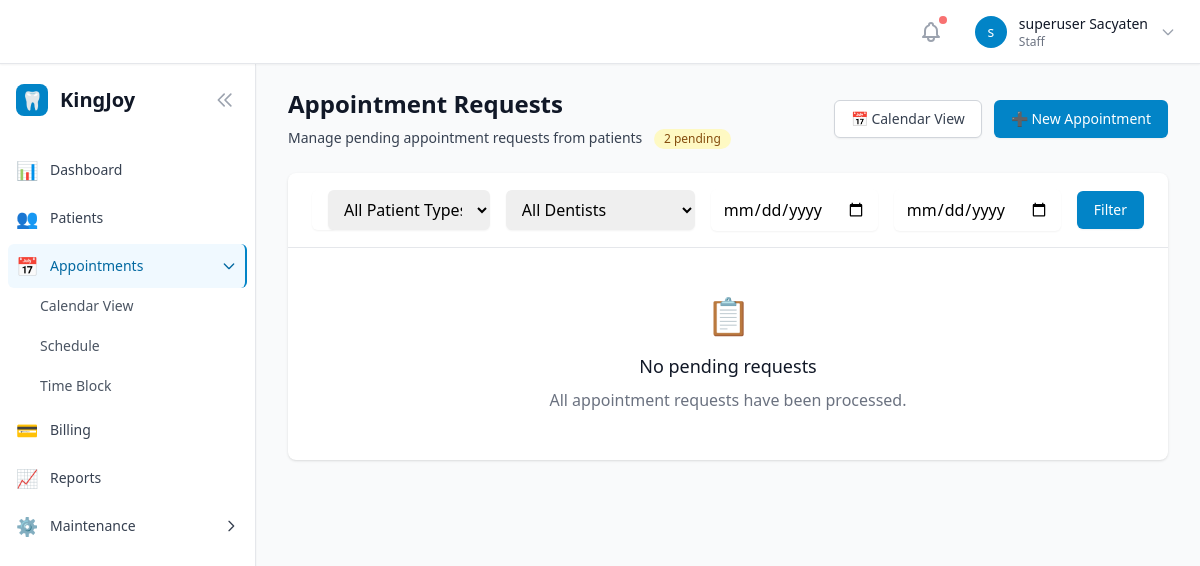
The page /appointments/requests/ (signed in) on the database as committed earlier.
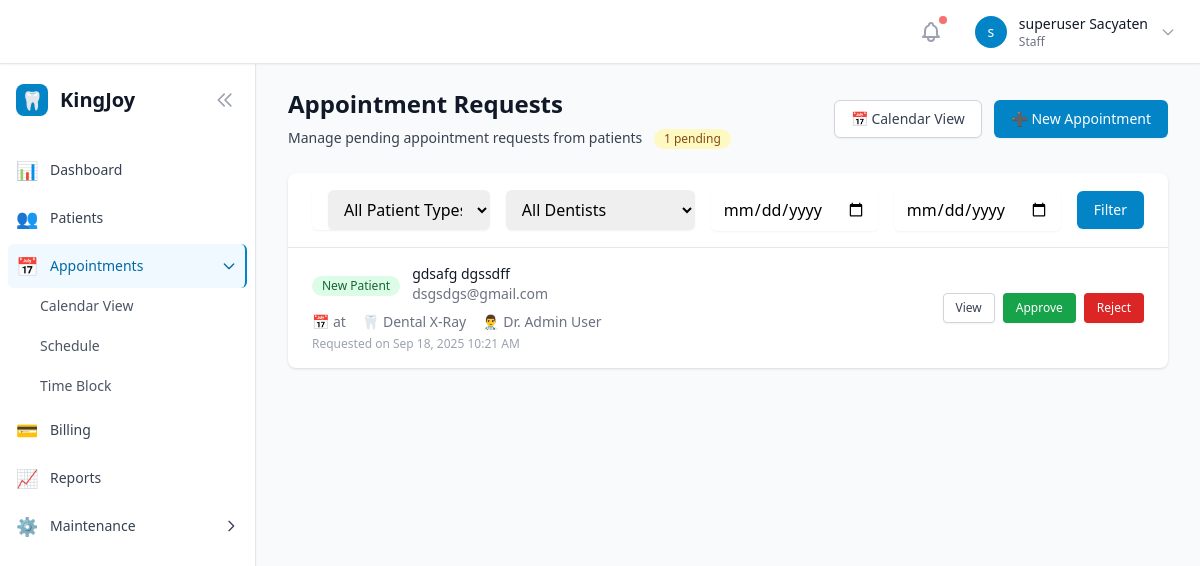
The same page on the database as committed later.
### appointments/models.py (models this page shows, shortened)
class Appointment(models.Model):
    STATUS_CHOICES = [
        ('pending', 'Pending'),
        ('approved', 'Approved'),
        ('rejected', 'Rejected'),
        ('reassigned', 'Reassigned'),
        ('cancelled', 'Cancelled'),
        ('did_not_arrive', 'Did Not Arrive'),
        ('completed', 'Completed'),
    ]
    PATIENT_TYPE_CHOICES = [
        ('new', 'New Patient'),
        ('returning', 'Returning Patient'),
    ]
    BLOCKING_STATUSES = ['pending', 'approved', 'completed']
    NON_BLOCKING_STATUSES = ['rejected', 'reassigned', 'cancelled', 'did_not_arrive']
    patient = models.ForeignKey('patients.Patient', on_delete=models.CASCADE, related_name='appointments')
    dentist = models.ForeignKey('users.User', on_delete=models.PROTECT, related_name='appointments')
    service = models.ForeignKey('services.Service', on_delete=models.PROTECT)
    appointment_slot = models.ForeignKey(AppointmentSlot, on_delete=models.PROTECT, related_name='appointments')  # Updated reference
    status = models.CharField(max_length=20, choices=STATUS_CHOICES, default='pending')
    patient_type = models.CharField(max_length=10, choices=PATIENT_TYPE_CHOICES, default='returning')
    reason = models.TextField(blank=True)
    requested_at = models.DateTimeField(auto_now_add=True)
    approved_at = models.DateTimeField(null=True, blank=True)
    approved_by = models.ForeignKey('users.User', on_delete=models.SET_NULL, null=True, blank=True, related_name='approved_appointments')
    staff_notes = models.TextField(blank=True)
    class Meta:
        ordering = ['requested_at']
        indexes = [
            models.Index(fields=['status'], name='appt_status_idx'),
            models.Index(fields=['patient'], name='appt_patient_idx'),
            models.Index(fields=['dentist'], name='appt_dentist_idx'),
            models.Index(fields=['requested_at'], name='appt_requested_idx'),
            models.Index(fields=['dentist', 'status'], name='appt_dentist_status_idx'),
        ]
        constraints = [
            models.UniqueConstraint(
                fields=['appointment_slot'],
                condition=models.Q(status__in=['pending', 'approved', 'completed']),
                name='unique_active_appointment_per_slot'
            )
        ]

### patients/models.py (models this page shows, shortened)
class Patient(models.Model):
    first_name = models.CharField(max_length=100)
    last_name = models.CharField(max_length=100)
    email = models.EmailField(blank=True)
    phone_regex = RegexValidator(
        regex=r'^\+?1?\d{9,15}$',
        message="Phone number must be entered in the format: '+999999999'. Up to 15 digits allowed."
    )
    contact_number = models.CharField(validators=[phone_regex], max_length=17, blank=True, null=True)
    address = models.TextField(blank=True)
    date_of_birth = models.DateField(null=True, blank=True)
    emergency_contact_name = models.CharField(max_length=100, blank=True)
    emergency_contact_phone = models.CharField(validators=[phone_regex], max_length=17, blank=True, null=True)
    medical_notes = models.TextField(blank=True, help_text="Allergies, medical conditions, etc.")
    created_at = models.DateTimeField(auto_now_add=True)
    updated_at = models.DateTimeField(auto_now=True)
    is_active = models.BooleanField(default=True)
    class Meta:
        ordering = ['last_name', 'first_name']
        indexes = [
            models.Index(fields=['email']),
            models.Index(fields=['contact_number']),
            models.Index(fields=['last_name', 'first_name']),
        ]
    @property
    def full_name(self):
        return f"{self.first_name} {self.last_name}"

### services/models.py (models this page shows, shortened)
class Service(models.Model):
    name = models.CharField(max_length=200)
    description = models.TextField(blank=True)
    duration_minutes = models.PositiveIntegerField(
        default=30,
        help_text="Duration of the service in minutes"
    )
    min_price = models.DecimalField(
        max_digits=10,
        decimal_places=2,
        help_text="Minimum price for this service"
    )
    max_price = models.DecimalField(
        max_digits=10,
        decimal_places=2,
        help_text="Maximum price for this service"
    )
    is_archived = models.BooleanField(default=False)
    created_at = models.DateTimeField(auto_now_add=True)
    updated_at = models.DateTimeField(auto_now=True)
    class Meta:
        ordering = ['name']

### users/models.py (models this page shows, shortened)
class User(AbstractUser):
    role = models.ForeignKey(Role, on_delete=models.PROTECT, null=True, blank=True)
    phone = models.CharField(max_length=20, blank=True)
    is_active_dentist = models.BooleanField(default=False, help_text="Can accept appointments")
    created_at = models.DateTimeField(auto_now_add=True)
    updated_at = models.DateTimeField(auto_now=True)
    def has_permission(self, module_name):
        if self.is_superuser:
            return True
        if not self.role or self.role.is_archived:  # Users with archived roles lose access
            return False
        return self.role.permissions.get(module_name, False)

### appointments/views.py (the view, shortened to what this page needs)
# urls.py: path('requests/', views.AppointmentRequestsView.as_view(), name='appointment_requests'),
class AppointmentRequestsView(LoginRequiredMixin, ListView):
    model = Appointment
    template_name = 'appointments/appointment_requests.html'
    context_object_name = 'appointments'
    paginate_by = 15
    def dispatch(self, request, *args, **kwargs):
        if not request.user.has_permission('appointments'):
            messages.error(request, 'You do not have permission to access this page.')
            return redirect('core:dashboard')
        return super().dispatch(request, *args, **kwargs)
    def get_queryset(self):
        queryset = Appointment.objects.filter(
            status='pending'
        ).select_related('patient', 'dentist', 'service', 'appointment_slot').order_by('-requested_at')
        patient_type = self.request.GET.get('patient_type')
        if patient_type:
            queryset = queryset.filter(patient_type=patient_type)
        dentist = self.request.GET.get('dentist')
        if dentist:
            queryset = queryset.filter(dentist_id=dentist)
        date_from = self.request.GET.get('date_from')
        if date_from:
            try:
                date_from = datetime.strptime(date_from, '%Y-%m-%d').date()
                queryset = queryset.filter(appointment_slot__date__gte=date_from)
            except ValueError:
                pass
        date_to = self.request.GET.get('date_to')
        if date_to:
            try:
                date_to = datetime.strptime(date_to, '%Y-%m-%d').date()
                queryset = queryset.filter(appointment_slot__date__lte=date_to)
            except ValueError:
                pass
        search = self.request.GET.get('search')
        return queryset
    def get_context_data(self, **kwargs):
        context = super().get_context_data(**kwargs)
        context.update({
            'pending_count': self.get_queryset().count(),
            'patient_types': [('new', 'New Patients'), ('returning', 'Returning Patients')],
            'dentists': User.objects.filter(is_active_dentist=True),
            'filters': {
                'patient_type': self.request.GET.get('patient_type', ''),
                'dentist': self.request.GET.get('dentist', ''),
                'date_from': self.request.GET.get('date_from', ''),
                'date_to': self.request.GET.get('date_to', ''),
                'search': self.request.GET.get('search', ''),
            }
        })
        return context

### users/templatetags/user_tags.py (called while the page is built)
@register.filter
def has_permission(user, module_name):
    if not user or not user.is_authenticated:
        return False
    if user.is_superuser:
        return True
    if not hasattr(user, 'role') or not user.role:
        return False
    return user.role.permissions.get(module_name, False)

### templates/appointments/appointment_requests.html (shortened to what the changed rows need)
{% extends "base.html" %}
{% block content %}
<div class="space-y-6">
    <div class="sm:flex sm:items-center sm:justify-between">
        <div>
            <h1 class="text-2xl font-bold text-gray-900">Appointment Requests</h1>
            <p class="mt-2 text-sm text-gray-700">
                Manage pending appointment requests from patients
                {% if pending_count %}
                    <span class="inline-flex items-center px-2.5 py-0.5 rounded-full text-xs font-medium bg-yellow-100 text-yellow-800 ml-2">
                        {{ pending_count }} pending
                    </span>
                {% endif %}
            </p>
        </div>
    </div>
    <div class="bg-white shadow rounded-lg">
        <div class="overflow-hidden">
            {% if appointments %}
                <ul class="divide-y divide-gray-200">
                    {% for appointment in appointments %}
                        <li class="px-6 py-4 hover:bg-gray-50">
                            <div class="flex items-center justify-between">
                                <div class="flex-1 min-w-0">
                                    <div class="flex items-center space-x-3">
                                        <div class="flex-shrink-0">
                                            {% if appointment.patient_type == 'new' %}
                                                <span class="inline-flex items-center px-2.5 py-0.5 rounded-full text-xs font-medium bg-green-100 text-green-800">
                                                    New Patient
                                                </span>
                                            {% else %}
                                                <span class="inline-flex items-center px-2.5 py-0.5 rounded-full text-xs font-medium bg-blue-100 text-blue-800">
                                                    Returning
                                                </span>
                                            {% endif %}
                                        </div>
                                        <div class="flex-1 min-w-0">
                                            <p class="text-sm font-medium text-gray-900 truncate">
                                                {{ appointment.patient.full_name }}
                                            </p>
                                            <p class="text-sm text-gray-500 truncate">
                                                {{ appointment.patient.email|default:appointment.patient.contact_number }}
                                            </p>
                                        </div>
                                    </div>
                                    <div class="mt-2">
                                        <div class="flex items-center text-sm text-gray-500 space-x-4">
                                            <div class="flex items-center">
                                                <span class="mr-1">📅</span>
                                                {{ appointment.schedule.date|date:"M d, Y" }} at {{ appointment.schedule.start_time|time:"g:i A" }}
                                            </div>
                                            <div class="flex items-center">
                                                <span class="mr-1">🦷</span>
                                                {{ appointment.service.name }}
                                            </div>
                                            <div class="flex items-center">
                                                <span class="mr-1">👨‍⚕️</span>
                                                Dr. {{ appointment.dentist.first_name }} {{ appointment.dentist.last_name }}
                                            </div>
                                        </div>
                                        <p class="mt-1 text-xs text-gray-400">
                                            Requested on {{ appointment.requested_at|date:"M d, Y g:i A" }}
                                        </p>
                                    </div>
                                </div>
                                <div class="flex-shrink-0 flex space-x-2">
                                    <a href="{% url 'appointments:appointment_detail' appointment.pk %}"
                                       class="inline-flex items-center px-3 py-1.5 border border-gray-300 shadow-sm text-xs font-medium rounded text-gray-700 bg-white hover:bg-gray-50">
                                        View
                                    </a>
                                    <a href="{% url 'appointments:approve_appointment' appointment.pk %}"
                                       class="inline-flex items-center px-3 py-1.5 border border-transparent shadow-sm text-xs font-medium rounded text-white bg-green-600 hover:bg-green-700"
                                       onclick="return confirm('Approve this appointment?')">
                                        Approve
                                    </a>
                                    <a href="{% url 'appointments:reject_appointment' appointment.pk %}"
                                       class="inline-flex items-center px-3 py-1.5 border border-transparent shadow-sm text-xs font-medium rounded text-white bg-red-600 hover:bg-red-700"
                                       onclick="return confirm('Reject this appointment?')">
                                        Reject
                                    </a>
                                </div>
                            </div>
                        </li>
                    {% endfor %}
                </ul>
            {% else %}
                <div class="text-center py-12">
                    <div class="text-4xl mb-4">📋</div>
                    <h3 class="text-lg font-medium text-gray-900 mb-2">No pending requests</h3>
                    <p class="text-gray-500">All appointment requests have been processed.</p>
                </div>
            {% endif %}
        </div>
    </div>
</div>
{% endblock %}

Rows that differ between the two databases and show on the page:
added Appointment: patient_type "New Patient", patient.full_name "gdsafg dgssdff", patient.email "dsgsdgs@gmail.com", service.name "Dental X-Ray", dentist.first_name "Admin", dentist.last_name "User", requested_at "Sep 18, 2025 10:21 AM"
Other text that changed with them:
{{ pending_count }}: "2" → "1"
text no longer shown: "📋 No pending requests All appointment requests have been processed."
